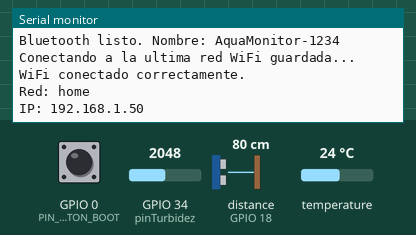
Simulated run of this sketch. Board: ESP32. On the bench: the last lines printed to the serial monitor. Wiring (inferred from the names in the program): ultrasonic range finder: trigger GPIO 5; echo GPIO 18. The test bench sets the inputs (shaded band); at power-on: GPIO 34 (pinTurbidez) = 2048, GPIO 0 (PIN_BOTON_BOOT) HIGH, distance to the obstacle (sensor on GPIO 18) 80 cm, temperature 24 °C (analog values on the 0–4095 scale). The echo pulse lasts 58.3 µs per cm; WiFi joins after 1.5 s; servers stay silent unless stated; uploads are accepted with an empty reply; nothing arrives over Bluetooth unless stated; a phone connects over Bluetooth LE 3 s after start.

Above: at 2.7 s.
2.8 s: GPIO 34 (pinTurbidez) set to 21
At 3.6 s:
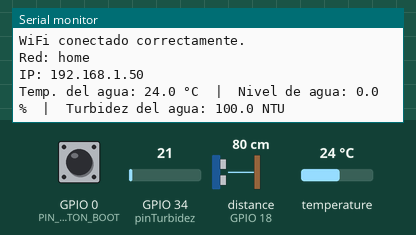
6.5 s: GPIO 34 (pinTurbidez) set to 18
At 7.8 s:
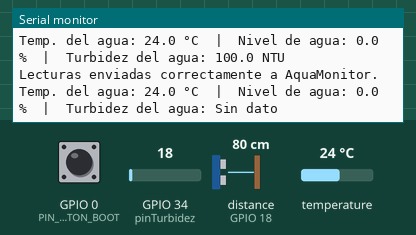

Measured:
- the behaviour switches between 20 and 19 on GPIO 34 (pinTurbidez) (found by bisection; images 1 and 2)
- after the input at 2.8 s, the serial monitor: prints a new line after 0.24 s (image 1)
- after the input at 6.5 s, the serial monitor: prints a new line after 0.54 s (image 2)

The sketch:

aquamonitor_esp32.ino
```cpp
/*
  AquaMonitor - ESP32
  Temperatura DS18B20 + nivel HC-SR04 + turbidez SEN0189
  Conexion WiFi y Bluetooth BLE
*/

#include <OneWire.h>
#include <DallasTemperature.h>
#include <math.h>

// ============================================================
// CONFIGURACION
// ============================================================

#define USAR_WIFI 1
#define USAR_BLE  1

// URL de tu proyecto en Vercel
const char* SERVER_URL = "https://aquamonitor-ten.vercel.app/api/lecturas";

// Debe coincidir exactamente con la clave configurada en tu app.py (por defecto "AQUAMONITOR_API_KEY_PLACEHOLDER")
const char* API_KEY = "AQUAMONITOR_API_KEY_PLACEHOLDER";

const unsigned long INTERVALO_ENVIO_WIFI_MS = 5000;

const float DIST_SENSOR_FONDO_CM = 7.8;
const float DIST_SENSOR_LLENO_CM = 2.0;

// CALIBRACION DE TURBIDEZ
const int ADC_AGUA_CLARA = 2205;
const int ADC_AGUA_TURBIA = 1000;
const float NTU_MAXIMO = 100.0;

const unsigned long INTERVALO_LECTURA_MS = 2000;

// Pines
const int pinDatosDS18B20 = 4;
const int trigPin = 5;
const int echoPin = 18;
const int pinTurbidez = 34;

// ============================================================

#if USAR_WIFI
#include <WiFi.h>
#include <WiFiManager.h>
#include <WiFiClientSecure.h>
#include <HTTPClient.h>
#endif

#if USAR_BLE
#include <BLEDevice.h>
#include <BLEServer.h>
#include <BLEUtils.h>
#include <BLE2902.h>

#define BLE_SERVICE_UUID "a9e30001-6c1b-4a4e-9a31-5f0b7c2d8e10"
#define BLE_CHAR_UUID "a9e30002-6c1b-4a4e-9a31-5f0b7c2d8e10"

BLECharacteristic* bleChar = nullptr;
bool bleConectado = false;
#endif

const int16_t SIN_DATO = 0x7FFF;

OneWire oneWire(pinDatosDS18B20);
DallasTemperature sensors(&oneWire);

unsigned long ultimaLectura = 0;
unsigned long ultimoEnvioWifi = 0;

// ============================================================
// TEMPERATURA
// ============================================================

bool leerTemperatura(float &temperaturaC) {
  sensors.requestTemperatures();
  temperaturaC = sensors.getTempCByIndex(0);

  return temperaturaC != DEVICE_DISCONNECTED_C &&
         temperaturaC > -50 &&
         temperaturaC < 100;
}

// ============================================================
// NIVEL DE AGUA
// ============================================================

float leerDistanciaCm() {
  float medidas[5];
  int n = 0;

  for (int i = 0; i < 5; i++) {
    digitalWrite(trigPin, LOW);
    delayMicroseconds(2);
    digitalWrite(trigPin, HIGH);
    delayMicroseconds(10);
    digitalWrite(trigPin, LOW);

    long duracion = pulseIn(echoPin, HIGH, 30000);

    if (duracion > 0) {
      medidas[n++] = duracion * 0.0343 / 2.0;
    }

    delay(30);
  }

  if (n == 0) return -1;

  for (int i = 1; i < n; i++) {
    float x = medidas[i];
    int j = i - 1;

    while (j >= 0 && medidas[j] > x) {
      medidas[j + 1] = medidas[j];
      j--;
    }

    medidas[j + 1] = x;
  }

  return medidas[n / 2];
}

// ============================================================
// TURBIDEZ
// ============================================================

bool leerTurbidez(int &raw, float &ntu) {
  long suma = 0;
  const int MUESTRAS = 20;

  for (int i = 0; i < MUESTRAS; i++) {
    suma += analogRead(pinTurbidez);
    delay(5);
  }

  raw = suma / MUESTRAS;

  if (raw < 20) {
    ntu = 0;
    return false;
  }

  if (raw >= ADC_AGUA_CLARA) {
    ntu = 0.0;
  } else {
    ntu = ((float)(ADC_AGUA_CLARA - raw) /
           (float)(ADC_AGUA_CLARA - ADC_AGUA_TURBIA))
           * NTU_MAXIMO;
  }

  ntu = constrain(ntu, 0.0, NTU_MAXIMO);

  if (ntu < 1.0) {
    ntu = 0.0;
  }

  return true;
}

// ============================================================
// BLUETOOTH
// ============================================================

#if USAR_BLE

class CallbacksBle : public BLEServerCallbacks {
  void onConnect(BLEServer* servidor) {
    bleConectado = true;
  }

  void onDisconnect(BLEServer* servidor) {
    bleConectado = false;
    BLEDevice::startAdvertising();
  }
};

void iniciarBle() {
  char sufijo[5];
  snprintf(sufijo, sizeof(sufijo), "%04X", (uint16_t)(ESP.getEfuseMac() >> 32));
  String nombre = String("AquaMonitor-") + sufijo;

  BLEDevice::init(nombre.c_str());

  BLEServer* servidor = BLEDevice::createServer();
  servidor->setCallbacks(new CallbacksBle());

  BLEService* servicio = servidor->createService(BLE_SERVICE_UUID);

  bleChar = servicio->createCharacteristic(
    BLE_CHAR_UUID,
    BLECharacteristic::PROPERTY_READ |
    BLECharacteristic::PROPERTY_NOTIFY
  );

  bleChar->addDescriptor(new BLE2902());

  uint8_t vacio[8];
  for (int i = 0; i < 4; i++) {
    vacio[2 * i] = SIN_DATO & 0xFF;
    vacio[2 * i + 1] = (SIN_DATO >> 8) & 0xFF;
  }

  bleChar->setValue(vacio, 8);
  servicio->start();

  BLEAdvertising* anuncio = BLEDevice::getAdvertising();
  anuncio->addServiceUUID(BLE_SERVICE_UUID);
  anuncio->setScanResponse(true);

  BLEDevice::startAdvertising();
  Serial.println("Bluetooth listo. Nombre: " + nombre);
}

void enviarPorBle(float temp, bool tempOk,
                  float nivel, bool nivelOk,
                  float turb, bool turbOk) {
  if (bleChar == nullptr) return;

  int16_t valores[4] = {
    tempOk ? (int16_t)lround(temp * 10) : SIN_DATO,
    nivelOk ? (int16_t)lround(nivel * 10) : SIN_DATO,
    turbOk ? (int16_t)lround(turb * 10) : SIN_DATO,
    SIN_DATO
  };

  uint8_t paquete[8];
  for (int i = 0; i < 4; i++) {
    uint16_t v = (uint16_t)valores[i];
    paquete[2 * i] = v & 0xFF;
    paquete[2 * i + 1] = (v >> 8) & 0xFF;
  }

  bleChar->setValue(paquete, 8);
  if (bleConectado) {
    bleChar->notify();
  }
}

#endif

// ============================================================
// WIFI
// ============================================================

#if USAR_WIFI

WiFiManager wm;

const char* AP_NOMBRE = "AquaMonitor-Setup";
const char* AP_CLAVE = "aquamonitor";

const int PIN_BOTON_BOOT = 0;

unsigned long wifiCaidoDesde = 0;
unsigned long botonDesde = 0;
bool wifiEstabaConectado = false;

void avisoPortalAbierto(WiFiManager* gestor) {
  Serial.println();
  Serial.println("*** CONFIGURA EL WIFI ***");
  Serial.println("Conectate a AquaMonitor-Setup");
  Serial.println("Clave: aquamonitor");
  Serial.println("Entra a 192.168.4.1");
}

void conectarWifi() {
  WiFi.mode(WIFI_STA);
  WiFi.setAutoReconnect(true);
  WiFi.setSleep(false);

  wm.setDebugOutput(false);
  wm.setConnectTimeout(20);
  wm.setConfigPortalTimeout(180);
  wm.setConfigPortalBlocking(false);
  wm.setAPCallback(avisoPortalAbierto);

  Serial.println("Conectando a la ultima red WiFi guardada...");

  if (!wm.autoConnect(AP_NOMBRE, AP_CLAVE)) {
    Serial.println("Configura la red desde AquaMonitor-Setup.");
  }
}

void gestionarWifi() {
  wm.process();

  bool conectado = (WiFi.status() == WL_CONNECTED);

  if (conectado && !wifiEstabaConectado) {
    Serial.println("WiFi conectado correctamente.");
    Serial.println("Red: " + WiFi.SSID());
    Serial.println("IP: " + WiFi.localIP().toString());
  }

  if (!conectado && wifiEstabaConectado) {
    Serial.println("Se perdio la conexion WiFi.");
  }

  wifiEstabaConectado = conectado;

  if (conectado) {
    wifiCaidoDesde = 0;
  } else {
    if (wifiCaidoDesde == 0) {
      wifiCaidoDesde = millis();
    }

    if (!wm.getConfigPortalActive() &&
        millis() - wifiCaidoDesde > 60000) {
      Serial.println("Abriendo portal de configuracion WiFi.");
      wm.startConfigPortal(AP_NOMBRE, AP_CLAVE);
      wifiCaidoDesde = millis();
    }
  }

  if (digitalRead(PIN_BOTON_BOOT) == LOW) {
    if (botonDesde == 0) {
      botonDesde = millis();
    }

    if (millis() - botonDesde > 3000) {
      Serial.println("Borrando configuracion WiFi.");
      wm.resetSettings();
      delay(300);
      ESP.restart();
    }
  } else {
    botonDesde = 0;
  }
}

void enviarPorWifi(float temp, bool tempOk,
                   float nivel, bool nivelOk,
                   float turb, bool turbOk) {
  if (WiFi.status() != WL_CONNECTED) {
    Serial.println("WiFi no conectado. No se envio la lectura.");
    return;
  }

  if (!tempOk && !nivelOk && !turbOk) {
    Serial.println("No hay lecturas validas para enviar.");
    return;
  }

  String json = "{\"mac\":\"" + WiFi.macAddress() +
                "\",\"rssi\":" + String(WiFi.RSSI());

  if (tempOk) {
    json += ",\"temperatura\":" + String(temp, 1);
  }

  if (nivelOk) {
    json += ",\"nivel_agua\":" + String(nivel, 1);
  }

  if (turbOk) {
    json += ",\"turbidez\":" + String(turb, 1);
  }

  json += "}";

  WiFiClientSecure cliente;
  cliente.setInsecure();

  HTTPClient http;
  http.setTimeout(10000);

  if (!http.begin(cliente, SERVER_URL)) {
    Serial.println("No se pudo iniciar la conexion con el servidor.");
    return;
  }

  http.addHeader("Content-Type", "application/json");
  http.addHeader("X-API-Key", API_KEY);

  int codigo = http.POST(json);

  if (codigo >= 200 && codigo < 300) {
    Serial.println("Lecturas enviadas correctamente a AquaMonitor.");
  } else if (codigo == 401) {
    Serial.println("ERROR 401: la API KEY no coincide con Vercel.");
  } else if (codigo < 0) {
    Serial.printf("Error de conexion WiFi/HTTPS: %s\n", http.errorToString(codigo).c_str());
  } else {
    Serial.printf("Error del servidor HTTP %d: %s\n", codigo, http.getString().c_str());
  }

  http.end();
}

#endif

// ============================================================
// SETUP
// ============================================================

void setup() {
  Serial.begin(115200);
  sensors.begin();

  pinMode(trigPin, OUTPUT);
  pinMode(echoPin, INPUT);

  analogReadResolution(12);
  analogSetPinAttenuation(pinTurbidez, ADC_11db);

#if USAR_BLE
  iniciarBle();
#endif

#if USAR_WIFI
  pinMode(PIN_BOTON_BOOT, INPUT_PULLUP);
  conectarWifi();
#endif
}

// ============================================================
// LOOP
// ============================================================

void loop() {
#if USAR_WIFI
  gestionarWifi();
#endif

  if (millis() - ultimaLectura < INTERVALO_LECTURA_MS) {
    return;
  }

  ultimaLectura = millis();

  // 1. Temperatura
  float temperaturaC = 0;
  bool tempOk = leerTemperatura(temperaturaC);

  // 2. Nivel de agua
  float distanciaCm = leerDistanciaCm();
  bool nivelOk = distanciaCm >= 0;
  float nivelPct = 0;

  if (nivelOk) {
    nivelPct = (DIST_SENSOR_FONDO_CM - distanciaCm) /
               (DIST_SENSOR_FONDO_CM - DIST_SENSOR_LLENO_CM) * 100.0;
    nivelPct = constrain(nivelPct, 0.0, 100.0);
  }

  // 3. Turbidez
  int turbRaw = 0;
  float turbNtu = 0;
  bool turbOk = leerTurbidez(turbRaw, turbNtu);

  // 4. Mostrar resultados
  Serial.print("Temp. del agua: ");
  if (tempOk) {
    Serial.print(temperaturaC, 1);
    Serial.print(" °C  |  ");
  } else {
    Serial.print("Sin dato  |  ");
  }

  Serial.print("Nivel de agua: ");
  if (nivelOk) {
    Serial.print(nivelPct, 1);
    Serial.print(" %  |  ");
  } else {
    Serial.print("Sin dato  |  ");
  }

  Serial.print("Turbidez del agua: ");
  if (turbOk) {
    Serial.print(turbNtu, 1);
    Serial.println(" NTU");
  } else {
    Serial.println("Sin dato");
  }

  // 5. Enviar por Bluetooth
#if USAR_BLE
  enviarPorBle(
    temperaturaC, tempOk,
    nivelPct, nivelOk,
    turbNtu, turbOk
  );
#endif

  // 6. Enviar por WiFi
#if USAR_WIFI
  if (WiFi.status() == WL_CONNECTED &&
      millis() - ultimoEnvioWifi >= INTERVALO_ENVIO_WIFI_MS) {
    ultimoEnvioWifi = millis();
    enviarPorWifi(
      temperaturaC, tempOk,
      nivelPct, nivelOk,
      turbNtu, turbOk
    );
  }
#endif
}
```
